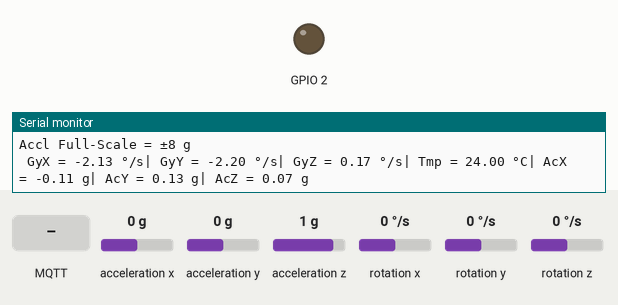
Simulated run of this sketch. Board: ESP8266 (NodeMCU). Parts: output pins drawn as LEDs (lit = HIGH), the last lines printed to the serial monitor. Wiring (inferred from the names in the program): MPU-6050 motion sensor at I2C address 0x68. The test bench sets the inputs (shaded band); at power-on: acceleration x 0 g, acceleration y 0 g, acceleration z 1 g, rotation x 0 °/s, rotation y 0 °/s, rotation z 0 °/s. WiFi joins after 1.5 s; servers stay silent unless stated; random numbers use the default seed unless the sketch sets one; no MQTT or app messages arrive unless stated.

Above: at 2.7 s.
2.8 s: MQTT message "1" arrives on the first subscribed topic
At 7.7 s:
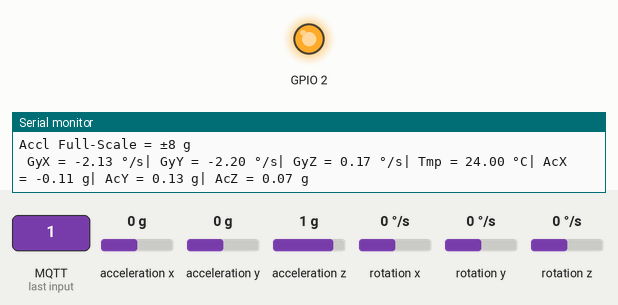
8.1 s: MQTT message "0" arrives on the first subscribed topic
At 12.3 s:
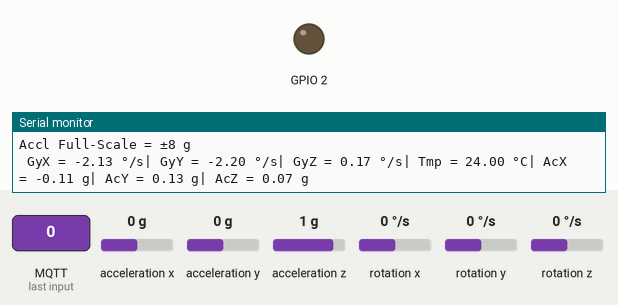
Timing chart, 0 to 13.8 s (numbered marks = the images above; inputs shaded):
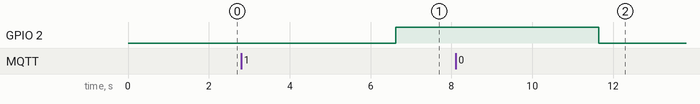

The sketch:

ESP8266_Acce.ino
```cpp
#include "Wire.h"
#include <ESP8266WiFi.h>
#include <PubSubClient.h>

const uint8_t MPU_addr=0x68; // I2C address of the MPU-6050

const float MPU_GYRO_250_SCALE = 131.0;
const float MPU_GYRO_500_SCALE = 65.5;
const float MPU_GYRO_1000_SCALE = 32.8;
const float MPU_GYRO_2000_SCALE = 16.4;
const float MPU_ACCL_2_SCALE = 16384.0;
const float MPU_ACCL_4_SCALE = 8192.0;
const float MPU_ACCL_8_SCALE = 4096.0;
const float MPU_ACCL_16_SCALE = 2048.0;

const char* ssid = "haha";
const char* password = "ppcc51123";
const char* mqtt_server = "192.168.0.162";

WiFiClient espClient;
PubSubClient client(espClient);
unsigned long lastMsg = 0;
#define MSG_BUFFER_SIZE  (50)
char msg[MSG_BUFFER_SIZE];

struct rawdata {
int16_t AcX;
int16_t AcY;
int16_t AcZ;
int16_t Tmp;
int16_t GyX;
int16_t GyY;
int16_t GyZ;
};

struct scaleddata{
float AcX;
float AcY;
float AcZ;
float Tmp;
float GyX;
float GyY;
float GyZ;
};

bool checkI2c(byte addr);
void mpu6050Begin(byte addr);
rawdata mpu6050Read(byte addr, bool Debug);
void setMPU6050scales(byte addr,uint8_t Gyro,uint8_t Accl);
void getMPU6050scales(byte addr,uint8_t &Gyro,uint8_t &Accl);
scaleddata convertRawToScaled(byte addr, rawdata data_in,bool Debug);

void setup_wifi() {

  delay(10);
  // We start by connecting to a WiFi network
  Serial.println();
  Serial.print("Connecting to ");
  Serial.println(ssid);

  WiFi.mode(WIFI_STA);
  WiFi.begin(ssid, password);

  while (WiFi.status() != WL_CONNECTED) {
    delay(500);
    Serial.print(".");
  }

  randomSeed(micros());

  Serial.println("");
  Serial.println("WiFi connected");
  Serial.println("IP address: ");
  Serial.println(WiFi.localIP());
}

void callback(char* topic, byte* payload, unsigned int length) {
  Serial.print("Message arrived [");
  Serial.print(topic);
  Serial.print("] ");
  for (int i = 0; i < length; i++) {
    Serial.print((char)payload[i]);
  }
  Serial.println();

  // Switch on the LED if an 1 was received as first character
  if ((char)payload[0] == '1') {
    digitalWrite(BUILTIN_LED, HIGH);   // Turn the LED on (Note that LOW is the voltage level
    // but actually the LED is on; this is because
    // it is active low on the ESP-01)

  } else {
    digitalWrite(BUILTIN_LED, LOW);  // Turn the LED off by making the voltage HIGH

  }

}

void reconnect() {
  // Loop until we're reconnected
  while (!client.connected()) {
    Serial.print("Attempting MQTT connection...");
    // Create a random client ID
    String clientId = "ESP8266Client-";
    clientId += String(random(0xffff), HEX);
    // Attempt to connect
    if (client.connect(clientId.c_str())) {
      Serial.println("connected");
      // Once connected, publish an announcement...
      client.publish("toESP", "hello world");
      // ... and resubscribe
      client.subscribe("fromESP");
    } else {
      Serial.print("failed, rc=");
      Serial.print(client.state());
      Serial.println(" try again in 5 seconds");
      // Wait 5 seconds before retrying
      delay(5000);
    }
  }
}

void setup() {
pinMode(BUILTIN_LED, OUTPUT);     // Initialize the BUILTIN_LED pin as an output
Wire.begin();
Serial.begin(115200);

setup_wifi();
client.setServer(mqtt_server, 1883);
client.setCallback(callback);

mpu6050Begin(MPU_addr);
}

void loop() {
rawdata next_sample;
setMPU6050scales(MPU_addr,0b00000000,0b00010000);

  if (!client.connected()) {
    reconnect();
  }
  client.loop();


next_sample = mpu6050Read(MPU_addr, true);
convertRawToScaled(MPU_addr, next_sample,true);

delay(5000); // Wait 5 seconds and scan again
}


void mpu6050Begin(byte addr){
// This function initializes the MPU-6050 IMU Sensor
// It verifys the address is correct and wakes up the
// MPU.
if (checkI2c(addr)){
Wire.beginTransmission(MPU_addr);
Wire.write(0x6B); // PWR_MGMT_1 register
Wire.write(0); // set to zero (wakes up the MPU-6050)
Wire.endTransmission(true);

delay(30); // Ensure gyro has enough time to power up
}
}

bool checkI2c(byte addr){
// We are using the return value of
// the Write.endTransmisstion to see if
// a device did acknowledge to the address.
Serial.println(" ");
Wire.beginTransmission(addr);

if (Wire.endTransmission() == 0)
{
Serial.print(" Device Found at 0x");
Serial.println(addr,HEX);
return true;
}
else
{
Serial.print(" No Device Found at 0x");
Serial.println(addr,HEX);
return false;
}
}


rawdata mpu6050Read(byte addr, bool Debug){
// This function reads the raw 16-bit data values from
// the MPU-6050

rawdata values;

Wire.beginTransmission(addr);
Wire.write(0x3B); // starting with register 0x3B (ACCEL_XOUT_H)
Wire.endTransmission(false);
Wire.requestFrom(addr,14,true); // request a total of 14 registers
values.AcX=Wire.read()<<8|Wire.read(); // 0x3B (ACCEL_XOUT_H) & 0x3C (ACCEL_XOUT_L)
values.AcY=Wire.read()<<8|Wire.read(); // 0x3D (ACCEL_YOUT_H) & 0x3E (ACCEL_YOUT_L)
values.AcZ=Wire.read()<<8|Wire.read(); // 0x3F (ACCEL_ZOUT_H) & 0x40 (ACCEL_ZOUT_L)
values.Tmp=Wire.read()<<8|Wire.read(); // 0x41 (TEMP_OUT_H) & 0x42 (TEMP_OUT_L)
values.GyX=Wire.read()<<8|Wire.read(); // 0x43 (GYRO_XOUT_H) & 0x44 (GYRO_XOUT_L)
values.GyY=Wire.read()<<8|Wire.read(); // 0x45 (GYRO_YOUT_H) & 0x46 (GYRO_YOUT_L)
values.GyZ=Wire.read()<<8|Wire.read(); // 0x47 (GYRO_ZOUT_H) & 0x48 (GYRO_ZOUT_L)


if(Debug){
Serial.print(" GyX = "); Serial.print(values.GyX);
Serial.print(" | GyY = "); Serial.print(values.GyY);
Serial.print(" | GyZ = "); Serial.print(values.GyZ);
Serial.print(" | Tmp = "); Serial.print(values.Tmp);
Serial.print(" | AcX = "); Serial.print(values.AcX);
Serial.print(" | AcY = "); Serial.print(values.AcY);
Serial.print(" | AcZ = "); Serial.println(values.AcZ);


}

return values;
}

void setMPU6050scales(byte addr,uint8_t Gyro,uint8_t Accl){
Wire.beginTransmission(addr);
Wire.write(0x1B); // write to register starting at 0x1B
Wire.write(Gyro); // Self Tests Off and set Gyro FS to 250
Wire.write(Accl); // Self Tests Off and set Accl FS to 8g
Wire.endTransmission(true);
}

void getMPU6050scales(byte addr,uint8_t &Gyro,uint8_t &Accl){
Wire.beginTransmission(addr);
Wire.write(0x1B); // starting with register 0x3B (ACCEL_XOUT_H)
Wire.endTransmission(false);
Wire.requestFrom(addr,2,true); // request a total of 14 registers
Gyro = (Wire.read()&(bit(3)|bit(4)))>>3;
Accl = (Wire.read()&(bit(3)|bit(4)))>>3;
}


scaleddata convertRawToScaled(byte addr, rawdata data_in, bool Debug){

scaleddata values;
float scale_value = 0.0;
byte Gyro, Accl;

getMPU6050scales(MPU_addr, Gyro, Accl);

if(Debug){
Serial.print("Gyro Full-Scale = ");
}

switch (Gyro){
case 0:
scale_value = MPU_GYRO_250_SCALE;
if(Debug){
Serial.println("±250 °/s");
}
break;
case 1:
scale_value = MPU_GYRO_500_SCALE;
if(Debug){
Serial.println("±500 °/s");
}
break;
case 2:
scale_value = MPU_GYRO_1000_SCALE;
if(Debug){
Serial.println("±1000 °/s");
}
break;
case 3:
scale_value = MPU_GYRO_2000_SCALE;
if(Debug){
Serial.println("±2000 °/s");
}
break;
default:
break;
}

values.GyX = (float) data_in.GyX / scale_value;
values.GyY = (float) data_in.GyY / scale_value;
values.GyZ = (float) data_in.GyZ / scale_value;

scale_value = 0.0;
if(Debug){
Serial.print("Accl Full-Scale = ");
}
switch (Accl){
case 0:
scale_value = MPU_ACCL_2_SCALE;
if(Debug){
Serial.println("±2 g");
}
break;
case 1:
scale_value = MPU_ACCL_4_SCALE;
if(Debug){
Serial.println("±4 g");
}
break;
case 2:
scale_value = MPU_ACCL_8_SCALE;
if(Debug){
Serial.println("±8 g");
}
break;
case 3:
scale_value = MPU_ACCL_16_SCALE;
if(Debug){
Serial.println("±16 g");
}
break;
default:
break;
}
values.AcX = (float) data_in.AcX / scale_value;
values.AcY = (float) data_in.AcY / scale_value;
values.AcZ = (float) data_in.AcZ / scale_value;


values.Tmp = (float) data_in.Tmp / 340.0 + 36.53;

if(Debug){
Serial.print(" GyX = "); Serial.print(values.GyX-2.13);
Serial.print(" °/s| GyY = "); Serial.print(values.GyY-2.20);
Serial.print(" °/s| GyZ = "); Serial.print(values.GyZ+0.17);
Serial.print(" °/s| Tmp = "); Serial.print(values.Tmp);
Serial.print(" °C| AcX = "); Serial.print(values.AcX-0.11);
Serial.print(" g| AcY = "); Serial.print(values.AcY+0.13);
Serial.print(" g| AcZ = "); Serial.print(values.AcZ-0.93);Serial.println(" g");

snprintf (msg, MSG_BUFFER_SIZE, "%.2f", values.GyX-2.13);
client.publish("toESP_GyX", msg);
snprintf (msg, MSG_BUFFER_SIZE, "%.2f", values.GyY-2.20);
client.publish("toESP_GyY", msg);
snprintf (msg, MSG_BUFFER_SIZE, "%.2f", values.GyZ+0.17);
client.publish("toESP_GyZ", msg);
snprintf (msg, MSG_BUFFER_SIZE, "%.2f", values.Tmp);
client.publish("toESP_GyTmp", msg);
snprintf (msg, MSG_BUFFER_SIZE, "%.2f", values.AcX-0.11);
client.publish("toESP_ACX", msg);
snprintf (msg, MSG_BUFFER_SIZE, "%.2f", values.AcY+0.13);
client.publish("toESP_ACY", msg);
snprintf (msg, MSG_BUFFER_SIZE, "%.2f", values.AcZ-0.93);
client.publish("toESP_ACZ", msg);


}

return values;
}
```

Measured:
- after the input at 2.8 s, GPIO 2: LOW → HIGH after 3.8 s
- after the input at 8.1 s, GPIO 2: HIGH → LOW after 3.5 s
